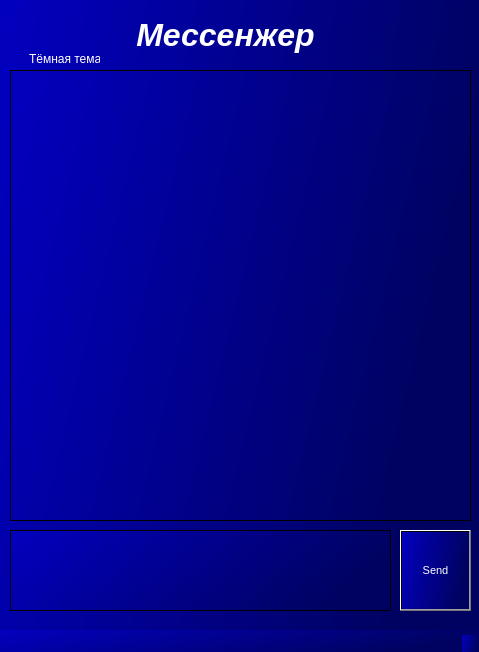
<?xml version="1.0" encoding="UTF-8"?>
<ui version="4.0">
 <class>MainWindow</class>
 <widget class="QMainWindow" name="MainWindow">
  <property name="geometry">
   <rect>
    <x>0</x>
    <y>0</y>
    <width>479</width>
    <height>652</height>
   </rect>
  </property>
  <property name="windowTitle">
   <string>MainWindow</string>
  </property>
  <property name="styleSheet">
   <string notr="true">background-color: qlineargradient(spread:pad, x1:0, y1:0, x2:1, y2:0.238636, stop:0 rgba(2, 0, 191, 255), stop:1 rgba(0, 2, 97, 255));</string>
  </property>
  <widget class="QWidget" name="centralwidget">
   <widget class="QTextEdit" name="textEdit">
    <property name="geometry">
     <rect>
      <x>10</x>
      <y>530</y>
      <width>381</width>
      <height>81</height>
     </rect>
    </property>
    <property name="styleSheet">
     <string notr="true">color: rgb(255, 255, 255);</string>
    </property>
   </widget>
   <widget class="QTextBrowser" name="textBrowser">
    <property name="geometry">
     <rect>
      <x>10</x>
      <y>70</y>
      <width>461</width>
      <height>451</height>
     </rect>
    </property>
    <property name="autoFillBackground">
     <bool>false</bool>
    </property>
    <property name="styleSheet">
     <string notr="true">background-color: qlineargradient(spread:pad, x1:0, y1:0, x2:1, y2:0.238636, stop:0 rgba(2, 0, 191, 255), stop:1 rgba(0, 2, 97, 255));
color: rgb(255, 255, 255);</string>
    </property>
   </widget>
   <widget class="QPushButton" name="pushButton">
    <property name="geometry">
     <rect>
      <x>400</x>
      <y>530</y>
      <width>71</width>
      <height>81</height>
     </rect>
    </property>
    <property name="font">
     <font>
      <family>MS Shell Dlg 2</family>
      <pointsize>8</pointsize>
      <weight>9</weight>
      <italic>false</italic>
      <bold>false</bold>
     </font>
    </property>
    <property name="cursor">
     <cursorShape>PointingHandCursor</cursorShape>
    </property>
    <property name="styleSheet">
     <string notr="true">font: 75 8pt &quot;MS Shell Dlg 2&quot;;
color: rgb(255, 255, 255);</string>
    </property>
    <property name="text">
     <string>Send</string>
    </property>
    <property name="iconSize">
     <size>
      <width>30</width>
      <height>30</height>
     </size>
    </property>
   </widget>
   <widget class="QLabel" name="label_2">
    <property name="geometry">
     <rect>
      <x>440</x>
      <y>0</y>
      <width>41</width>
      <height>16</height>
     </rect>
    </property>
    <property name="styleSheet">
     <string notr="true">background-color: rgba(0, 0, 0, 0);</string>
    </property>
    <property name="text">
     <string/>
    </property>
   </widget>
   <widget class="QLabel" name="label">
    <property name="geometry">
     <rect>
      <x>30</x>
      <y>0</y>
      <width>391</width>
      <height>71</height>
     </rect>
    </property>
    <property name="styleSheet">
     <string notr="true">background-color:  rgba(0, 255, 254, 0);
font: 20pt &quot;Lucida Handwriting&quot;;
color: rgb(255, 255, 255);</string>
    </property>
    <property name="text">
     <string>&lt;html&gt;&lt;head/&gt;&lt;body&gt;&lt;p align=&quot;center&quot;&gt;&lt;span style=&quot; font-size:24pt; font-weight:600; font-style:italic; color:#ffffff;&quot;&gt;Мессенжер&lt;/span&gt;&lt;/p&gt;&lt;/body&gt;&lt;/html&gt;</string>
    </property>
   </widget>
   <widget class="QCheckBox" name="checkBox">
    <property name="geometry">
     <rect>
      <x>10</x>
      <y>50</y>
      <width>91</width>
      <height>17</height>
     </rect>
    </property>
    <property name="styleSheet">
     <string notr="true">background-color: rgba(255, 255, 255,0);
color: rgb(255, 255, 255);</string>
    </property>
    <property name="text">
     <string>Тёмная тема</string>
    </property>
   </widget>
  </widget>
  <widget class="QMenuBar" name="menubar">
   <property name="geometry">
    <rect>
     <x>0</x>
     <y>0</y>
     <width>479</width>
     <height>21</height>
    </rect>
   </property>
  </widget>
  <widget class="QStatusBar" name="statusbar"/>
 </widget>
 <resources/>
 <connections/>
</ui>
